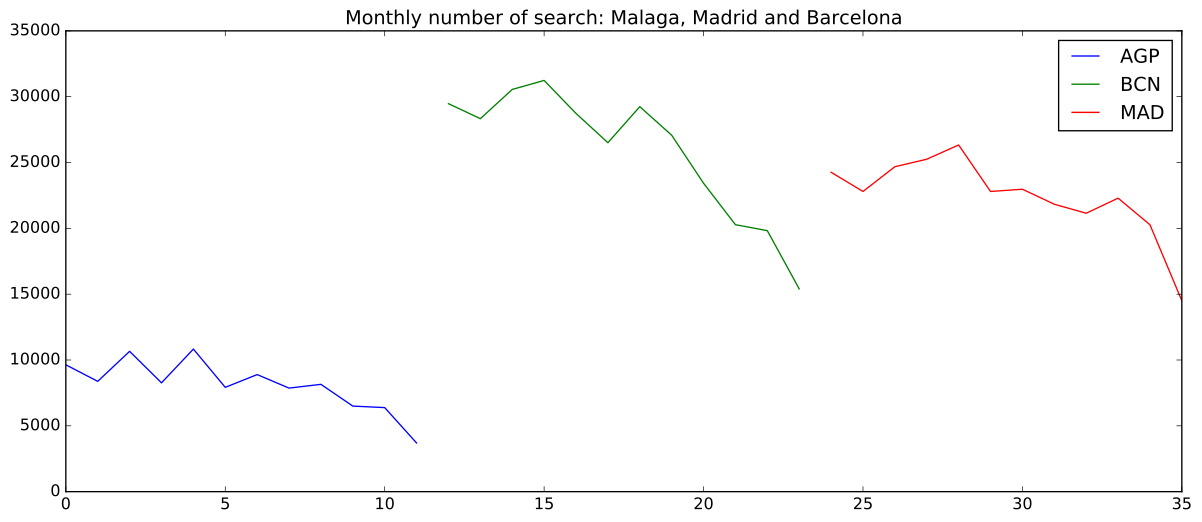

Recreate this plot in Python.
import sys,pandas
from datetime import datetime
import matplotlib.pyplot as plt

if __name__ == '__main__':
    if len(sys.argv) != 2:
        print 'Please provide a search file.'
        sys.exit(0)
    aFile = sys.argv[1]
    aData = pandas.read_csv(aFile,sep='^')
    aCities = ['MAD','AGP','BCN']
    mData = aData[aData.Destination.isin(aCities)]
    mData['YM'] = mData['Date'].map(lambda x: x[:7])
    mData['counter'] = 1
    mGrouped = mData.groupby(['Destination','YM']).counter.sum().reset_index()

    df = pandas.DataFrame({m: mGrouped[mGrouped.Destination.isin([m,])]['counter'] for m in aCities})

    fig = plt.figure(figsize=(15,6))
    ax = fig.add_subplot(1, 1, 1)
    df.plot(ax=ax)
    ax.set_title('Monthly number of search: Malaga, Madrid and Barcelona')
    plt.savefig('test3.svg',bbox_inches='tight')
